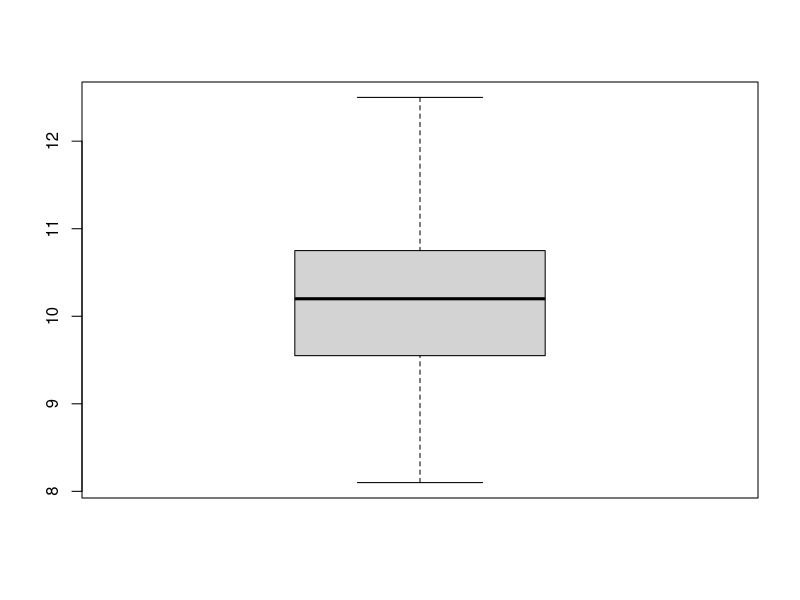

Generate this figure with R:
# Luz Elena Rodriguez Pequeño
# 21/08/2023
# Matricula: 2070472

# Importar datos ----------------------------------------------------------

# Funcion read.csv (sirve para importar datos csv a R) 
setwd("C:/Repositorio_LR/Met_ES/Codigos")
mediciones <- read.csv("mediciones.csv", header = TRUE) 
head(mediciones) # funcion head (sirve para ver primeros 6 datos)



# descriptivas ------------------------------------------------------------
# medidad de tendencia central media, mediana, ramgo

mean(mediciones$alturas)
median(mediciones$alturas)
range(mediciones$alturas)

#medidad de dispersion desviacion estandar, varianza

sd(mediciones$alturas)
var(mediciones$alturas)


# graficas ----------------------------------------------------------------

boxplot(mediciones$alturas) 


# Hipotesis ---------------------------------------------------------------

# xobs = 10.17 vs xteo = 11
# plantas de ceDRO deben alcanzar una altura de 11 cm en un año de acuerdo 
# a los dichos de viversitaS  


# Procedimiento -----------------------------------------------------------

# aplicar la funcion t.test

t.test(mediciones$alturas, mu = 11)

t.test(mediciones$alturas, mu = 10.5)
 
t.test(mediciones$alturas, mu = 10.6)                 
                 
t.test(mediciones$alturas, mu = 5.5)



# Replicabilidad ----------------------------------------------------------

# Guardar la prueba de t en un objeto llamado "prueba" 
prueba <- t.test(mediciones$alturas, mu =11)
# Conocer el p-value 
prueba$p.value 

# Conocer los grados de libertad 
prueba$parameter

# Conocer intervalos de confianza 
prueba$conf.int 

